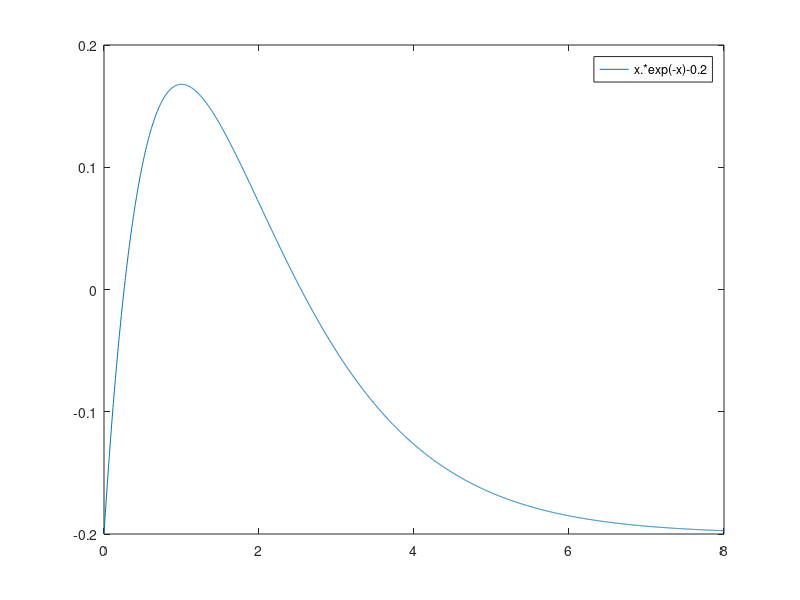

Write the MATLAB code that produced this figure. (Note: this script raises an error after producing the figure.)
%chapter9
% solving an equation with one variable
%x=fzero(function,x0) x is the solution, function is the function to be
%solved, x0 a value of x close to where the function crosses the axis.
%solving a nonlinear equation x*e^-x=0.2
fplot('x*exp(-x)-0.2',[0 8]);
%from the plot we can see that there are two solution,one is between 0 and
%1, the other is between 2 and 3, if the solution can't be found, NaN is
%assigned

x1=fzero('x*exp(-x)-0.2',0.7);
F=@(x)x*exp(-x)-0.2;
z=fzero(F,2.8);
%[x fval]=fzero(function,x0) assigns the value of the function at x to the
%variable fval, x=fzero(function,x0,optimset('display','iter')) displays
%the output of each iteration during the process of finding the solution

%finding the local minimum or maximum of a function
%x=fminbnd(function,x1,x2) the value of x where the function has a minimum,
%x1 and x2 is the interval
[x fval]=fminbnd('x^3-12*x^2+40.25*x-36.5',0,8);
%the minimum is at x=0, the value of the function at this point is
%-36.5(fval)
%the fminbnd can also be used to find max, this is done by mutiple the
%equation by -1

%numerical intergration
%q=quad(function,a,b) a and b the integration limit, function is the
%function to be integrated.
%also same as q=quadl(function,a,b) 
q=quad('x.*exp(-x.^0.8)+0.2',0,8);














